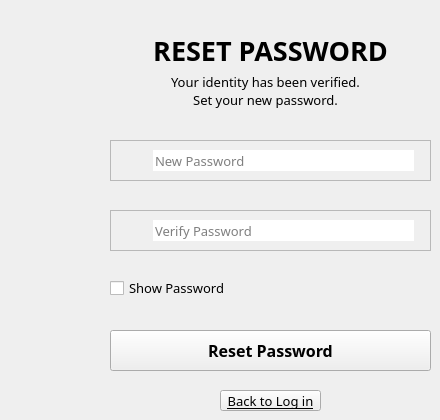
     <widget class="QWidget" name="resetPassPage">
      <widget class="QLabel" name="loginLabel_3">
       <property name="geometry">
        <rect>
         <x>110</x>
         <y>30</y>
         <width>321</width>
         <height>41</height>
        </rect>
       </property>
       <property name="font">
        <font>
         <family>Poppins</family>
         <pointsize>20</pointsize>
         <weight>75</weight>
         <bold>true</bold>
        </font>
       </property>
       <property name="text">
        <string>RESET PASSWORD</string>
       </property>
       <property name="alignment">
        <set>Qt::AlignCenter</set>
       </property>
      </widget>
      <widget class="QFrame" name="passBar_3">
       <property name="geometry">
        <rect>
         <x>110</x>
         <y>140</y>
         <width>321</width>
         <height>41</height>
        </rect>
       </property>
       <property name="focusPolicy">
        <enum>Qt::StrongFocus</enum>
       </property>
       <property name="styleSheet">
        <string notr="true">#passwordBar {
	border: 1px solid &quot;#344273&quot;;
	border-radius: 3px;
}</string>
       </property>
       <property name="frameShape">
        <enum>QFrame::StyledPanel</enum>
       </property>
       <property name="frameShadow">
        <enum>QFrame::Raised</enum>
       </property>
       <widget class="QLineEdit" name="txtPreNewPassword">
        <property name="geometry">
         <rect>
          <x>43</x>
          <y>10</y>
          <width>261</width>
          <height>21</height>
         </rect>
        </property>
        <property name="font">
         <font>
          <family>Poppins</family>
          <pointsize>10</pointsize>
         </font>
        </property>
        <property name="focusPolicy">
         <enum>Qt::StrongFocus</enum>
        </property>
        <property name="styleSheet">
         <string notr="true">#txtSearch{

}</string>
        </property>
        <property name="text">
         <string/>
        </property>
        <property name="frame">
         <bool>false</bool>
        </property>
        <property name="echoMode">
         <enum>QLineEdit::Password</enum>
        </property>
        <property name="placeholderText">
         <string>New Password</string>
        </property>
       </widget>
       <widget class="QLabel" name="iconPassword_13">
        <property name="geometry">
         <rect>
          <x>10</x>
          <y>10</y>
          <width>31</width>
          <height>21</height>
         </rect>
        </property>
        <property name="styleSheet">
         <string notr="true">#searchIcon{
	background-color: white;
}</string>
        </property>
        <property name="text">
         <string/>
        </property>
        <property name="pixmap">
         <pixmap>../Icons/key.svg</pixmap>
        </property>
        <property name="scaledContents">
         <bool>false</bool>
        </property>
        <property name="alignment">
         <set>Qt::AlignCenter</set>
        </property>
       </widget>
      </widget>
      <widget class="QFrame" name="passAgainBar_3">
       <property name="geometry">
        <rect>
         <x>110</x>
         <y>210</y>
         <width>321</width>
         <height>41</height>
        </rect>
       </property>
       <property name="focusPolicy">
        <enum>Qt::StrongFocus</enum>
       </property>
       <property name="styleSheet">
        <string notr="true">#passwordBar {
	border: 1px solid &quot;#344273&quot;;
	border-radius: 3px;
}</string>
       </property>
       <property name="frameShape">
        <enum>QFrame::StyledPanel</enum>
       </property>
       <property name="frameShadow">
        <enum>QFrame::Raised</enum>
       </property>
       <widget class="QLineEdit" name="txtNewPassword">
        <property name="geometry">
         <rect>
          <x>43</x>
          <y>10</y>
          <width>261</width>
          <height>21</height>
         </rect>
        </property>
        <property name="font">
         <font>
          <family>Poppins</family>
          <pointsize>10</pointsize>
         </font>
        </property>
        <property name="focusPolicy">
         <enum>Qt::StrongFocus</enum>
        </property>
        <property name="styleSheet">
         <string notr="true">#txtSearch{

}</string>
        </property>
        <property name="text">
         <string/>
        </property>
        <property name="frame">
         <bool>false</bool>
        </property>
        <property name="echoMode">
         <enum>QLineEdit::Password</enum>
        </property>
        <property name="placeholderText">
         <string>Verify Password</string>
        </property>
       </widget>
       <widget class="QLabel" name="iconPassword_14">
        <property name="geometry">
         <rect>
          <x>10</x>
          <y>10</y>
          <width>31</width>
          <height>21</height>
         </rect>
        </property>
        <property name="styleSheet">
         <string notr="true">#searchIcon{
	background-color: white;
}</string>
        </property>
        <property name="text">
         <string/>
        </property>
        <property name="pixmap">
         <pixmap>../Icons/key.svg</pixmap>
        </property>
        <property name="scaledContents">
         <bool>false</bool>
        </property>
        <property name="alignment">
         <set>Qt::AlignCenter</set>
        </property>
       </widget>
      </widget>
      <widget class="QCheckBox" name="cbShowForgotPass">
       <property name="geometry">
        <rect>
         <x>110</x>
         <y>280</y>
         <width>131</width>
         <height>16</height>
        </rect>
       </property>
       <property name="font">
        <font>
         <family>Poppins</family>
         <pointsize>10</pointsize>
        </font>
       </property>
       <property name="cursor">
        <cursorShape>PointingHandCursor</cursorShape>
       </property>
       <property name="text">
        <string>Show Password</string>
       </property>
      </widget>
      <widget class="QPushButton" name="btnResetPassword">
       <property name="geometry">
        <rect>
         <x>110</x>
         <y>330</y>
         <width>321</width>
         <height>41</height>
        </rect>
       </property>
       <property name="font">
        <font>
         <family>Poppins</family>
         <pointsize>12</pointsize>
         <weight>75</weight>
         <bold>true</bold>
        </font>
       </property>
       <property name="cursor">
        <cursorShape>PointingHandCursor</cursorShape>
       </property>
       <property name="styleSheet">
        <string notr="true"/>
       </property>
       <property name="text">
        <string>Reset Password</string>
       </property>
       <property name="icon">
        <iconset>
         <normaloff>../../MainFrame/Resources/Icons/user-plus.svg</normaloff>../../MainFrame/Resources/Icons/user-plus.svg</iconset>
       </property>
       <property name="iconSize">
        <size>
         <width>22</width>
         <height>22</height>
        </size>
       </property>
      </widget>
      <widget class="QPushButton" name="btnBackToLogin_2">
       <property name="geometry">
        <rect>
         <x>220</x>
         <y>390</y>
         <width>101</width>
         <height>21</height>
        </rect>
       </property>
       <property name="font">
        <font>
         <family>Poppins</family>
         <pointsize>10</pointsize>
         <weight>50</weight>
         <bold>false</bold>
         <underline>true</underline>
        </font>
       </property>
       <property name="cursor">
        <cursorShape>PointingHandCursor</cursorShape>
       </property>
       <property name="focusPolicy">
        <enum>Qt::NoFocus</enum>
       </property>
       <property name="styleSheet">
        <string notr="true"/>
       </property>
       <property name="text">
        <string>Back to Log in</string>
       </property>
      </widget>
      <widget class="QLabel" name="label_3">
       <property name="geometry">
        <rect>
         <x>160</x>
         <y>70</y>
         <width>211</width>
         <height>41</height>
        </rect>
       </property>
       <property name="font">
        <font>
         <family>Poppins</family>
         <pointsize>10</pointsize>
        </font>
       </property>
       <property name="text">
        <string>Your identity has been verified. Set your new password.</string>
       </property>
       <property name="alignment">
        <set>Qt::AlignCenter</set>
       </property>
       <property name="wordWrap">
        <bool>true</bool>
       </property>
      </widget>
     </widget>
